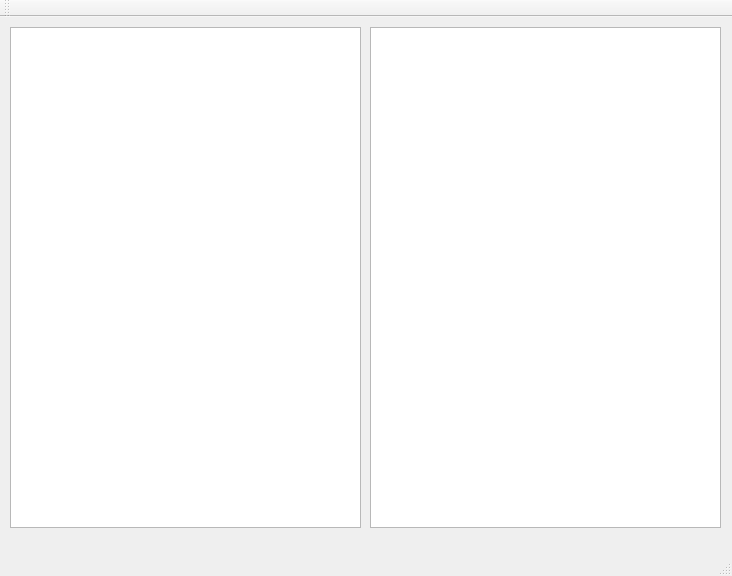
<?xml version="1.0" encoding="UTF-8"?>
<ui version="4.0">
 <class>MainWindow</class>
 <widget class="QMainWindow" name="MainWindow">
  <property name="geometry">
   <rect>
    <x>0</x>
    <y>0</y>
    <width>732</width>
    <height>576</height>
   </rect>
  </property>
  <property name="windowTitle">
   <string>MainWindow</string>
  </property>
  <widget class="QWidget" name="centralWidget">
   <widget class="QTreeView" name="treeView1">
    <property name="geometry">
     <rect>
      <x>10</x>
      <y>10</y>
      <width>351</width>
      <height>501</height>
     </rect>
    </property>
   </widget>
   <widget class="QTreeView" name="treeView2">
    <property name="geometry">
     <rect>
      <x>370</x>
      <y>10</y>
      <width>351</width>
      <height>501</height>
     </rect>
    </property>
   </widget>
  </widget>
  <widget class="QMenuBar" name="menuBar">
   <property name="geometry">
    <rect>
     <x>0</x>
     <y>0</y>
     <width>732</width>
     <height>26</height>
    </rect>
   </property>
  </widget>
  <widget class="QToolBar" name="mainToolBar">
   <attribute name="toolBarArea">
    <enum>TopToolBarArea</enum>
   </attribute>
   <attribute name="toolBarBreak">
    <bool>false</bool>
   </attribute>
  </widget>
  <widget class="QStatusBar" name="statusBar"/>
 </widget>
 <layoutdefault spacing="6" margin="11"/>
 <resources/>
 <connections/>
</ui>
